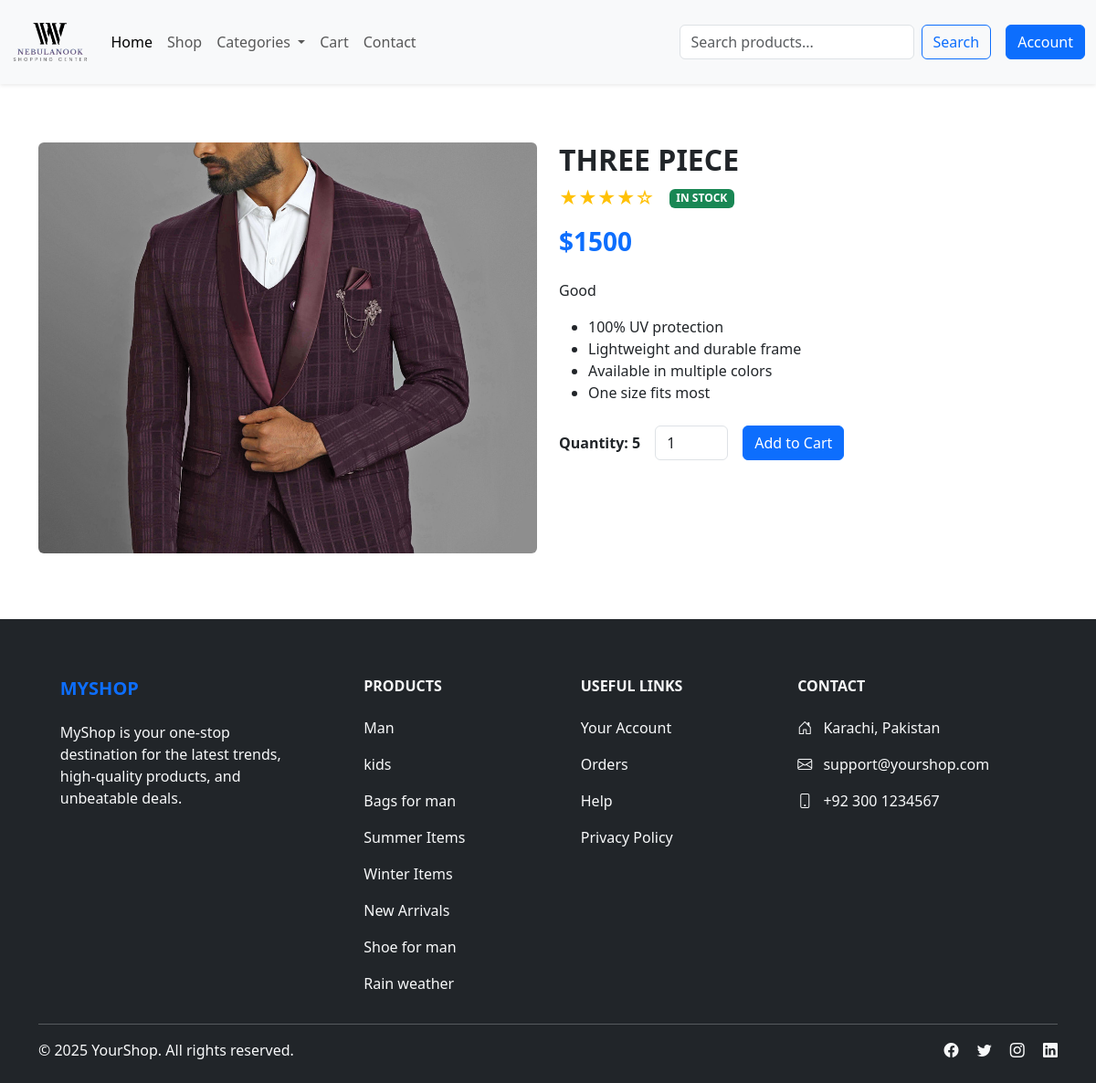
The page /single_product.php?productid=6 on the database as committed earlier.
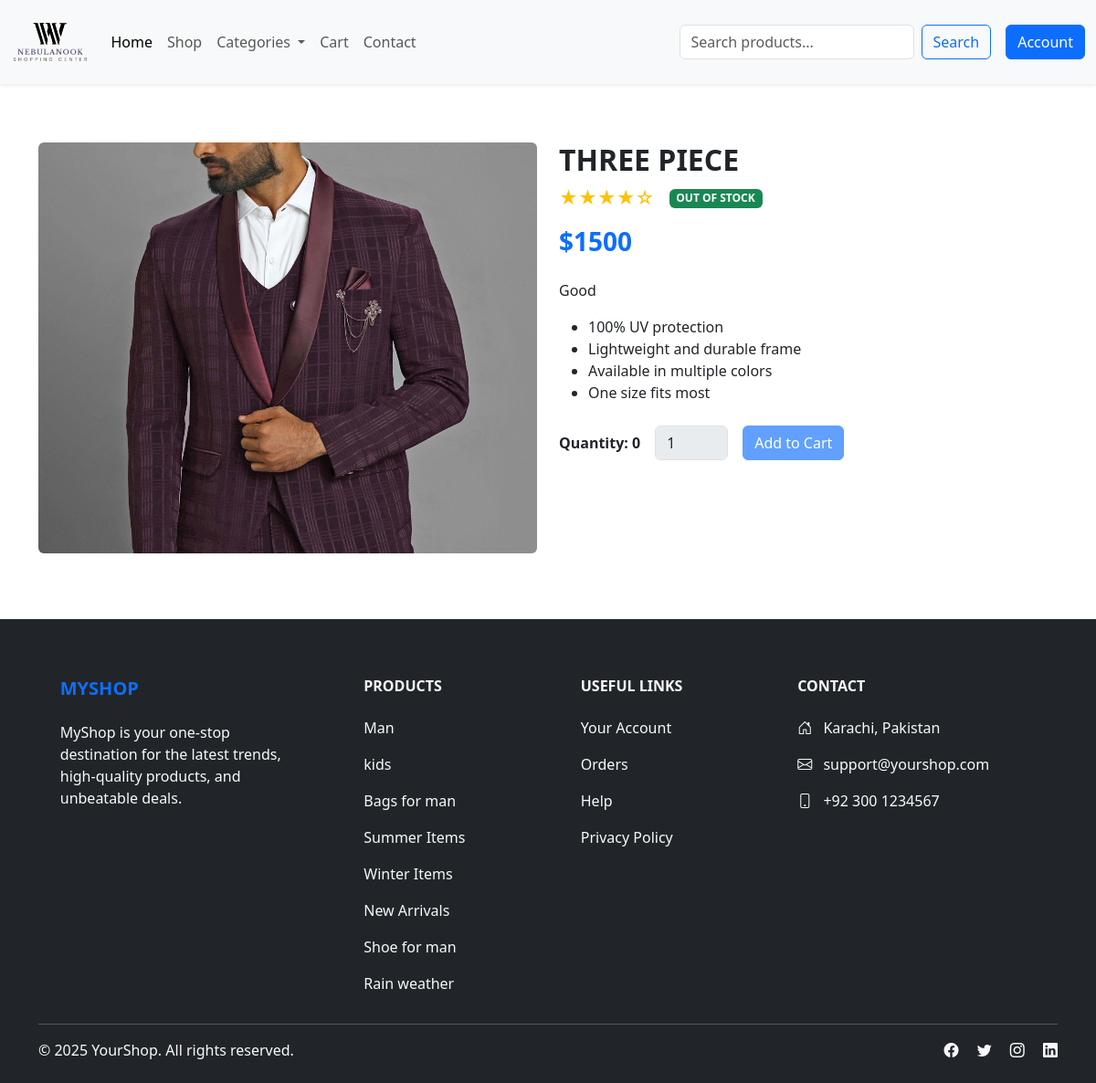
The same page on the database as committed later.
### tables this page shows
CREATE TABLE `products` (
  `product_id` int(11) NOT NULL,
  `category_id` int(11) DEFAULT NULL,
  `product_name` varchar(250) DEFAULT NULL,
  `description` varchar(1000) DEFAULT NULL,
  `price` decimal(10,0) DEFAULT NULL,
  `stock_quamtitiy` varchar(250) DEFAULT NULL,
  `image_path` varchar(250) DEFAULT NULL,
  `create_at` timestamp NOT NULL DEFAULT current_timestamp(),
  `updated_At` timestamp NOT NULL DEFAULT current_timestamp() ON UPDATE current_timestamp()
);

### require/products.php (called while the page is built, shortened)
<?php
class products_oper
{
    private static $Connection = null;
    public static function setConnection($connection)
    {
        self::$Connection = $connection;
    }
    public static function fetch_product_by_id($id){
        $query = "SELECT * FROM products WHERE product_id = $id";
        $result = mysqli_query(self::$Connection, $query);
        return mysqli_fetch_assoc($result);
    }
}

### includes/web_configs.php (the view, shortened to what the changed rows need)
<?php
include("require/products.php");
class WebConfig
{
    public static function header()
    {
        ?>
        <!DOCTYPE html>
        <html lang="en">
        <head>
            <link href="https://cdn.jsdelivr.net/npm/bootstrap@5.3.2/dist/css/bootstrap.min.css" rel="stylesheet">
        </head>
        <body>
            <?php
    }
        ?>
            <?php
    public static function footer()
    {
        ?>
            <link href="https://cdn.jsdelivr.net/npm/bootstrap-icons@1.10.5/font/bootstrap-icons.css" rel="stylesheet">
            <link href="https://unpkg.com/aos@2.3.1/dist/aos.css" rel="stylesheet">
        </body>
        </html>
        <?php
    }
}
?>

### single_product.php (shortened to what the changed rows need)
<?php
include("includes/web_configs.php");
WebConfig::header();
$product = products_oper::fetch_product_by_id($_REQUEST['productid'] ?? 0);
?>
<section class="single-product py-5">
  <div class="container">
    <div class="row gy-4">
      <div class="col-md-6">
        <img id="mainImage" src="uploads/<?php echo $product['image_path'] ?? '' ?>" alt="Product" class="img-fluid rounded mb-3" style="height: 450px; object-fit: cover; width: 100%;">
      </div>
      <div class="col-md-6">
        <h2 class="text-uppercase fw-bold"><?php echo $product['product_name'] ?? '' ?></h2>
        <div class="d-flex align-items-center gap-3 mb-3">
          <div class="text-warning fs-5">
            &#9733;&#9733;&#9733;&#9733;&#9734;
          </div>
          <span class="badge bg-success text-uppercase">
            <?php echo (!empty($product['stock_quamtitiy']) && $product['stock_quamtitiy'] > 0) ? "In Stock" : "Out of Stock"; ?>
          </span>
        </div>
        <h3 class="text-primary fw-bold mb-4">$<?php echo $product['price'] ?? "" ?></h3>
        <p><?php echo $product['description'] ?? "" ?></p>
        <ul>
          <li>100% UV protection</li>
          <li>Lightweight and durable frame</li>
          <li>Available in multiple colors</li>
          <li>One size fits most</li>
        </ul>
        <form class="d-flex align-items-center gap-3 mt-4" action="" method="POST">
          <label for="quantity" class="form-label mb-0 fw-semibold">
            Quantity: <?php echo $product['stock_quamtitiy'] ?? 0; ?>
          </label>
          <input type="number"
                 id="quantity"
                 name="quantity"
                 class="form-control"
                 value="1"
                 min="1"
                 max="<?php echo $product['stock_quamtitiy'] ?? 1; ?>"
                 style="width: 80px;"
                 <?php echo (empty($product['stock_quamtitiy']) || $product['stock_quamtitiy'] <= 0) ? 'disabled' : ''; ?>>
          <?php if (isset($_SESSION['user'])) { ?>
            <button type="button" class="btn btn-primary mt-auto"
                    onclick="addToCart(
                        <?php echo $product['product_id']; ?>,
                        <?php echo $_SESSION['user']['user_id']; ?>,
                        <?php echo $product['price']; ?>,
                        '<?php echo addslashes($product['image_path']); ?>',
                        '<?php echo addslashes($product['product_name']); ?>',
                        document.getElementById('quantity').value
                    )"
                    <?php echo (empty($product['stock_quamtitiy']) || $product['stock_quamtitiy'] <= 0) ? 'disabled' : ''; ?>>
                Add to Cart
            </button>
          <?php } else { ?>
            <button type="button" class="btn btn-primary mt-auto" data-bs-toggle="modal" data-bs-target="#loginModal"
              <?php echo (empty($product['stock_quamtitiy']) || $product['stock_quamtitiy'] <= 0) ? 'disabled' : ''; ?>>
              Add to Cart
            </button>
          <?php } ?>
        </form>
      </div>
    </div>
  </div>
</section>
<?php WebConfig::footer(); ?>

Rows that differ between the two databases and show on the page:
changed products "THREE PIECE": stock_quamtitiy "5" → "0"
Other text that changed with them:
text no longer shown: "IN STOCK"
text now shown: "OUT OF STOCK"
